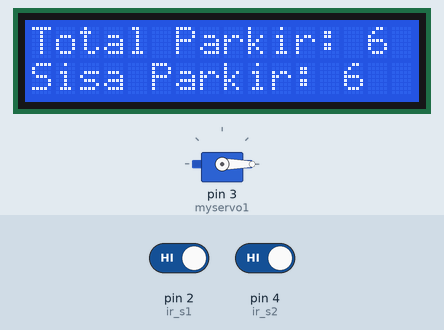
Bench run of a sketch on a simulated Arduino Uno, built with avr-gcc and run on an emulated ATmega328P. On the bench: servo, 16×2 character LCD. The inputs (shaded band) are chosen by the test bench; at power-on: pin 2 (ir_s1) HIGH, pin 4 (ir_s2) HIGH.

Above: at 3.2 s.
3.3 s: pin 2 (ir_s1) driven LOW
At 4.5 s:
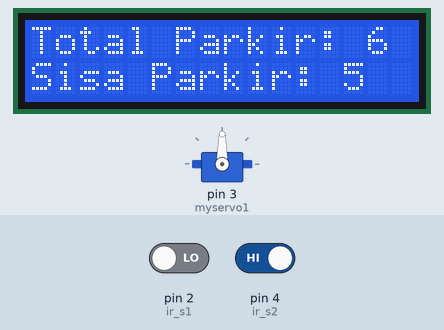
4.8 s: pin 4 (ir_s2) driven LOW
At 7.5 s:
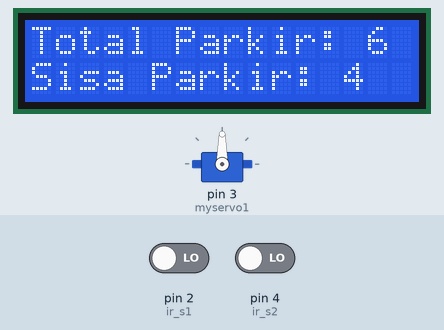
7.8 s: pin 4 (ir_s2) driven HIGH
9.3 s: pin 4 (ir_s2) driven LOW
At 12.0 s:
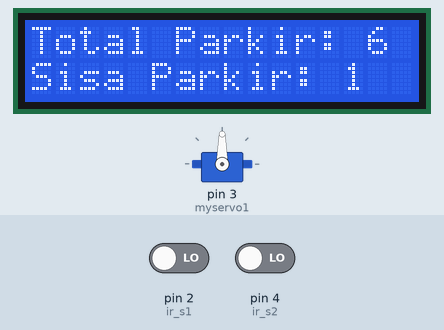
12.3 s: pin 2 (ir_s1) driven HIGH
At 13.0 s:
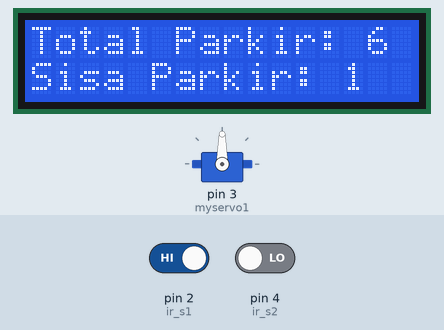
13.8 s: pin 2 (ir_s1) driven LOW
At 16.6 s:
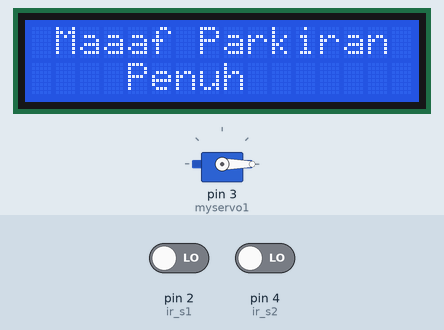
Timing chart, 0 to 17.8 s (numbered marks = the images above; inputs shaded):
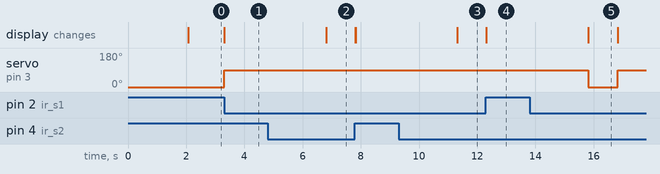

Measured:
- after the input at 3.3 s, servo on pin 3 (myservo1): 0° → 90° at once; the display: changes at once (image 1)
- after the input at 4.8 s, the display: changes after 2.0 s (image 2)
- after the input at 9.3 s, the display: changes after 2.0 s (image 3)
- after the input at 12.3 s, servo on pin 3 (myservo1): stays 90° (without the input it goes to 0° after 0.01 s)
- after the input at 13.8 s, servo on pin 3 (myservo1): 90° → 0° after 2.0 s, → 90° 1.0 s later; the display: first changes after 2.0 s (image 5 shows a later state)
- what the display in image 5 shows lasts 1.0 s, from 15.8 s to 16.8 s

The sketch:

palangparkir.ino
```cpp
#include <LiquidCrystal.h>// initialize the library with the numbers of the interface pins

LiquidCrystal lcd(A0, A1, A2, A3, A4, A5);

#include <Servo.h> //includes the servo library


Servo myservo1;


int ir_s1 = 2;

int ir_s2 = 4;


int Total = 6;

int Space;


int flag1 = 0;

int flag2 = 0;


void setup() {

pinMode(ir_s1, INPUT);

pinMode(ir_s2, INPUT);


myservo1.attach(3);

myservo1.write(0);


lcd.begin(16, 2);

lcd.setCursor (0,0);

lcd.print("  Parkiran  ");

lcd.setCursor (0,1);

lcd.print("  Mandalika     ");

delay (2000);

lcd.clear();


Space = Total;

}


void loop(){


if(digitalRead (ir_s1) == LOW && flag1==0){

if(Space>0){flag1=1;

if(flag2==0){myservo1.write(90); Space = Space-1;}

}else{

lcd.setCursor (0,0);

lcd.print(" Maaaf Parkiran ");

lcd.setCursor (0,1);

lcd.print("    Penuh        ");

delay (1000);

lcd.clear();

}

}


if(digitalRead (ir_s2) == LOW && flag2==0){flag2=1;

if(flag1==0){myservo1.write(90); Space = Space+1;}

}


if(flag1==1 && flag2==1){

delay (1000);

myservo1.write(0);

flag1=0, flag2=0;

}


lcd.setCursor (0,0);

lcd.print("Total Parkir: ");

lcd.print(Total);


lcd.setCursor (0,1);

lcd.print("Sisa Parkir: ");

lcd.print(Space);

}
```
